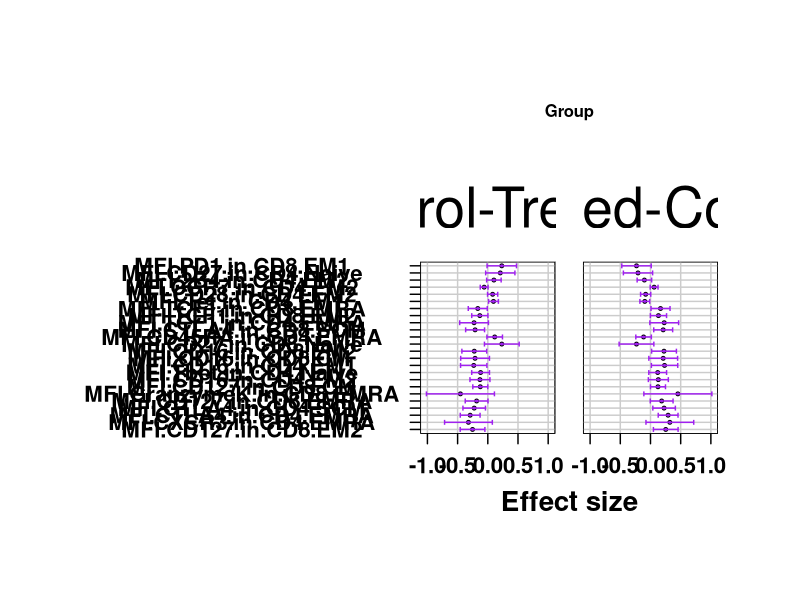

Here is the R script that generated this plot: (Note: this script raises an error after producing the figure.)
## The purpose of this script is to perform multiple regression analysis on datas extracted from FlowJo analysis of CyTOF-normalized fcs files

## For a matter of clarity, we provide here an example where we do investigate the association of a given treatment with CyTOF-generated immunophenotypes
## For this, we import normalized fcs files into a predefined FlowJo_T.wspt template
## After carefully reviewing the gates, we export the pre-defined table as a .csv file, and call it here in the script

## The steps described below will allow us to run a multiple linear regression analysis, where (i) Group is the treatment (= 'treated versus control' = predictor), 
## (ii) CyTOF is the response, (iii) age, gender, tabac, BMI,..., and batch variables can be included as Control/covariates
## This is meant to answer the question: ?? can we detect any association of treatment with features of T cells in circulation? ?? 

## For ease of organization, we recommend creating a CyTOF Folder with 4 subsequent subfolders: 
# CyTOF_Normalized_Files
# CyTOF_Tables
# CyTOF_Subset_Files
# CyTOF_cytofkit
# CyTOF_plots

#### Set wd and useful packages ---------------------------------------------------------------
setwd(".")
library(dplyr)
library(rio)
library(ggplot2)
library(RColorBrewer)
library(stringr)
library(scales)
library(ggthemes)

brewer.set <- "Set1"
brewer.colours.treated <- brewer_pal(palette = brewer.set)(5)[c(5,1)]
font_family="Helvetica"

#### Set up 4 Functions: CreateModelList, GetLmNames, FitLinearModels2, SelectSignificantTests, and PlotResult --------
CreateModelList <- function(models.2.fit, controls){
  CreateModelSubList <- function(models.2.fit, controls){
    lapply(1:nrow(models.2.fit), function(i) list(model = c(models.2.fit[i, -1]), 
                                                  treatments = models.2.fit[i, "treatment"],
                                                  response = models.2.fit[i, "response"]))
  }
  controls <- c("Control")
  models.2.fit <- as.matrix(models.2.fit)
  models.2.fit <- CreateModelSubList(models.2.fit, controls)
}


GetLmNames <- function(frame){
  levels.4.frame <- lapply(frame, levels)
  Reduce(c, lapply(names(levels.4.frame), function(x) paste0(x, levels.4.frame[[x]][-1])))
}

FitLinearModels2 <- function(model.list, variable.frame){
  FitSpecifiedModel <- function(model, variable.frame){
    treatments.lm.names <- GetLmNames(variable.frame[model$treatments])
    data_in<-data.frame(y = variable.frame[[model$response]], variable.frame[model$model])
    
    fit_level<-function(ref_group,model,data_in){
      
      lm_Res<-data.frame(summary(lm(y ~ relevel(Group,ref=ref_group) ,data = data_in ,
                                    singular.ok = FALSE, na.action = na.omit))$coefficients[-c(1),,drop = FALSE])
      lm_Res$Comp_group<-rownames(lm_Res)
      lm_Res$Comp_group <- gsub("relevel(Group, ref = ref_group)", "",lm_Res$Comp_group)
      data.frame(response = model$response, treatment = model$treatments,Ref_group=ref_group,lm_Res , row.names = NULL)
    }
    groups<-as.character(unique(data_in$Group))
    result.frame <- as.data.frame(Reduce(rbind, lapply(groups, fit_level,model=model, data_in=data_in)))
  }
  result.frame <- as.data.frame(Reduce(rbind, lapply(model.list, FitSpecifiedModel, variable.frame = variable.frame)))
  names(result.frame)[4:7] <- c("estimate", "se", "t", "p")
  result.frame$fdr <- p.adjust(result.frame$p, method = "fdr" )
  result.frame
}

# here in sign.levels, you can set the threshold for significance = threshold/2, ie here 0.025 means a threshold at P=0.05
SelectSignificantTests <- function(inference.results, sign.measure = "p", sign.level = 0.025){
  is.significant <- inference.results[,sign.measure] <= sign.level*2
  number.of.significant.tests <- sum(is.significant)
  alpha <- number.of.significant.tests/nrow(inference.results)*sign.level/2
  prob.thresh <- qnorm(1-alpha)
  sign.effects <- inference.results[is.significant,]
  sign.effects.plot.frame <- data.frame(sign.effects[,c("treatment", "response", "Ref_group","Comp_group")], 
                                        mean = sign.effects$estimate,
                                        lower = sign.effects$estimate-prob.thresh*sign.effects$se,
                                        higher = sign.effects$estimate+prob.thresh*sign.effects$se, stringsAsFactors = FALSE)
  sign.effects.plot.frame$legend <- factor(sign.effects.plot.frame$response)
  sign.effects.plot.frame
}

PlotResult <- function(sign.effects.plot.frame){
  path <- file.path(".", "Plots")
  ifelse(!dir.exists(path), dir.create(path), FALSE)
  sign.treatments <- unique(sign.effects.plot.frame$treatment)
  for(j in seq_along(sign.treatments)){
    sign.treatment <- sign.treatments[j]
    plt.vars <- sign.effects.plot.frame %>% filter(treatment == sign.treatment)
    plt <- ggplot(plt.vars, aes(x = reorder(legend, desc(mean)), y = mean, ymin = lower, ymax = higher))
    plt <- plt+geom_point(size = 1, shape=21, fill="purple") + geom_errorbar(width=0.7, position=position_dodge(0.05), color="purple")
    plt <- plt+coord_flip()+ggtitle(sign.treatment)
    plt <- plt+xlab("")+theme_par(base_size = 40) + theme(plot.title=element_text(size=12, face="bold"), panel.grid.major = element_line(colour = "gray80"), axis.text =element_text(size = font.size, face="bold"), axis.title = element_text(size =font.size, face="bold"), legend.title = element_text(size = font.size, face="bold"),axis.title.x = element_text(face="bold", size=20),
                                                          axis.text.x  = element_text(size=16),axis.title.y = element_text(face="bold", size=20),
                                                          axis.text.y  = element_text(size=16))
    plt <- plt+ylab("Effect size") +  guides(colour = guide_legend(title = "Significant (FDR < 0.05)"))
    plt <- plt+facet_grid(.~Comparison)
    ggsave(filename = file.path(path, paste0(sign.treatment, ".pdf")), plt, width = plot.width, height = plot.height)
  }  
}

#### Define graphical parameters ---------------------------------------------------------------
font.size=14
plot.width <- 20
plot.height <- 14

#### Upload 2 dataframes ---------------------------------------------------------------
# (i) the Demo, a table where each line is a donor identified by an ID, and in columns you will have included your "treatment" variables in "Group", as well as all other needed "Control" covariates, 
# In our example, the ID column header is coded as SUBJID, the Group column contains information about the status (Control versus Treated) of the donors, and the Control column indicates the experiment number
# and (ii) the "response" dataframe - here the csv file exported from FlowJo 

Demo = read.csv("Table.csv", header=TRUE, stringsAsFactors = F,row.names = 1)
#Ignore the last two rows which are the Mean and SD for each exported column from FlowJo
#make sure your treatment variables are factors
Demo = Demo[-c((nrow(Demo)),(nrow(Demo)-1)),]

#Create the group column accordingly
n1=4
Demo$Group=as.factor(c(rep("Control",n1),rep("Treated",(nrow(Demo)-n1))))

# make sure your response immunophenotypes are numeric values
Demo[,1:(ncol(Demo)-1)]  <- lapply(Demo[,1:(ncol(Demo)-1)], function(x) {
  if(is.integer(x)) as.numeric(as.character(x)) else x
})
#### Identify the treatment variables you want to explore - for example here CMV serostatus, but you may choose several ones ---------------------------------------------------------------
# you need to keep SUBJID column herein
Demo$SUBJID=rownames(Demo)
treatment = Demo %>% select(Group, SUBJID)

#### Identify the dataset with your response variables = the CyTOF-based FlowJo-exported .csv dataset, and normalize MFIs ---------------------------------------------------------------
CyTOF = Demo[,1:(ncol(Demo)-2)]
is.mfi <- grepl("^MFI.", colnames(CyTOF))
is.percentage <- grepl("^Percentage", colnames(CyTOF))
#MFI values are normalized using log10 transformation
CyTOF=cbind(CyTOF[,is.percentage],log10(CyTOF[,is.mfi]))

# you need to include SUBJID column herein
CyTOF_SUBJID = select(Demo, SUBJID)
CyTOF= bind_cols(CyTOF, CyTOF_SUBJID)

# you may want to consider an approach for imputing missing NA values
# we suggest to normalize by the mean as in below:

# count NA values in each column
sapply(CyTOF, function(x) sum(is.na(x)))
# impute NA values in each column with mean
for(i in 1:ncol(CyTOF)){
  CyTOF[is.na(CyTOF[,i]), i] <- mean(CyTOF[,i], na.rm = TRUE)
}

#### Merge your CyTOF and treatment datasets ---------------------------------------------------------------
CyTOF = semi_join(CyTOF, treatment, by="SUBJID")
# remove SUBJID
CyTOF = CyTOF %>% select(-SUBJID)

#### Isolate covariates you need as Control in the regression ---------------------------------------------------------------
cova = Demo %>% select(SUBJID, Group)
# merge your cova and treatment datasets
cova = semi_join(cova, treatment, by="SUBJID")
# remove SUBJID from both dataframes
cova = cova %>% select(-SUBJID)
treatment = treatment %>% select(-SUBJID)

#### Run the regression analysis ---------------------------------------------------------------
# Build a single processed dataframe
variable.frame <- cbind(treatment, cova, CyTOF)
# Create Model List
models.2.fit <- expand.grid(response = names(CyTOF), treatment = names(treatment), stringsAsFactors = FALSE)
model.list <- CreateModelList(models.2.fit)
# Fit Linear Models
inference.results <- FitLinearModels2(model.list, variable.frame)
inference.results$Comp_group <- gsub("\\(", "",inference.results$Comp_group)
inference.results$Comp_group <- gsub("\\)", "",inference.results$Comp_group)
inference.results$Comp_group <- gsub("relevelGroup, ref = ref_group", "",inference.results$Comp_group)
# Export the inference results on a csv file
export(inference.results, "inference_results.csv")
# SelectSignificantTests
inference.frame <- SelectSignificantTests(inference.results)
inference.frame$Comparison=paste0(inference.frame$Comp_group,"-",inference.frame$Ref_group)

# PlotResult
inference.plots <- PlotResult(inference.frame)


###### Marker wise MFI plot in each subset
var=colnames(Demo)[1:(ncol(Demo)-3)]
for (variable in var) {
  a <- ggplot(data=Demo, aes(x=Group, y=get(variable), fill=Group))
  a <- a + geom_boxplot(colour="black", width=0.3, fatten=1, alpha=0.6, size=0.8, outlier.shape=NA)
  a <- a + geom_jitter(width=0.1, size=3, alpha=1)
  a <- a + scale_fill_manual(values = brewer.colours.CMV)
  a <- a + theme_bw()
  a <- a + ylab(paste0("%", variable))
  a <- a + theme(legend.title=element_blank()) 
  a <- a + theme(legend.position="none")
  a <- a + theme(axis.text=element_text(size=12, face="bold"), axis.text.x=element_text(vjust=17, size=12, face="bold"))
  a <- a + theme(panel.border = element_rect(linetype = "solid", size=1, colour = "black"))
  a <- a + theme(axis.title=element_text(size=12, face="bold"),axis.ticks=element_line(size=1))
  a
  ggsave(filename=paste0(variable, ".pdf"), plot=a, device="pdf", path=file.path(".", "Plots"), width=5, height=3)
}
